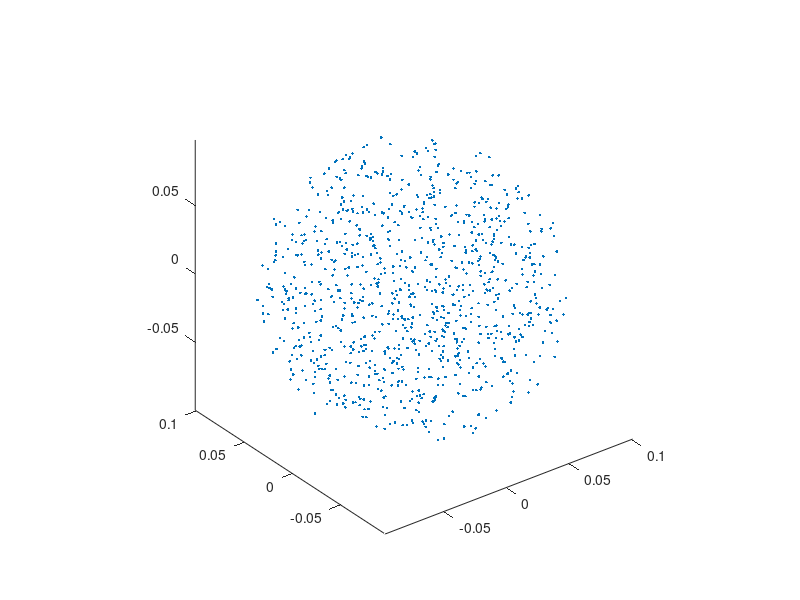
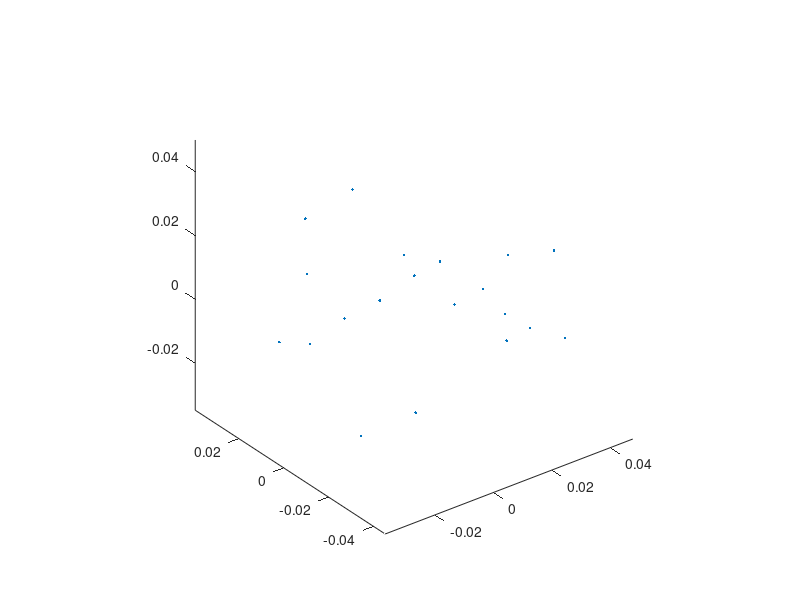

Reproduce these figures in MATLAB, in order.
% RN@HMS Prince of Wales
% 07/05/18

% Generate points in a sphere region of PSM1 frame, then convert the points to
% PSM2 frame. 

%%
clc
close all
clear all

%% FILL IN THE TF INFO HERE
% Update every time
affine_psm2_wrt_psm1 = [
   -0.1888    0.6128   -0.7674   -0.1769
   -0.5612    0.5740    0.5964    0.0625
    0.8059    0.5432    0.2355   -0.0981
         0         0         0    1.0000
];

affine_psm1_wrt_psm2 = inv(affine_psm2_wrt_psm1);

%%
% Save this as a show case
rng(0,'twister')
rvals = 2*rand(1000,1)-1;
elevation = asin(rvals);
azimuth = 2*pi*rand(1000,1);
radii = 0.1*(rand(1000,1).^(1/3));
[x,y,z] = sph2cart(azimuth,elevation,radii);
figure
plot3(x,y,z,'.')
axis equal

%% PSM 1 sphere (range)
% centre_x =  -0.0760062;
% centre_y = 0.0248539;
% centre_z = -0.184708;

centre = [ -0.0760062 0.0248539 -0.184708];
% Use the following as actual trajectory
rng(0,'twister')
rvals = 2*rand(20,1)-1;
elevation = asin(rvals);
azimuth = 2*pi*rand(20,1);
radii = 0.05*(rand(20,1).^(1/3));
[x,y,z] = sph2cart(azimuth,elevation,radii);
psm1_pts = [x,y,z];
psm1_pts = psm1_pts + repmat(centre, 20 ,1);
figure
plot3(x,y,z,'.')
axis equal

for i = 1:20
    
   psm1_pt(1,1:3) =  psm1_pts(i,:);
   psm1_pt(1,4) = 1;
    
   psm2_pt = affine_psm1_wrt_psm2 * transpose(psm1_pt);
   psm2_pt = psm2_pt';
   psm2_pts(i,:) = psm2_pt(1,1:3);
    
end

%% Printing on Screen
time = 10;
count = 1;
for i = 1:20
    
     disp(strcat(num2str(psm1_pts(i,1)), ',  ',num2str(psm1_pts(i,2)), ',  ' ,num2str(psm1_pts(i,3)), ',0,1,0, 0, 0, -1, -1,', ...
         '0, 0, -0.05, 0,1,0, 0, 0, -1, 0,',   num2str(time)));
     disp(strcat(num2str(psm1_pts(i,1)), ',  ',num2str(psm1_pts(i,2)), ',  ' ,num2str(psm1_pts(i,3)), ',0,1,0, 0, 0, -1, -1,', ...
         '0, 0, -0.05, 0,1,0, 0, 0, -1, 0,',   num2str(time + 4)));     
     time = time + 8;

%      pts_generated_cube(count,:) = [(x+i*0.01) (y+j*0.01) (z+k*0.01)];
     count = count + 1;
    
    
end

disp('==================================================================');
disp('==================================================================');
disp('==================================================================');
%% Printing on Screen
time = 10;
count = 1;
for i = 1:20
    
     disp(strcat('0,0,-0.05,     0,1,0,    0,0,-1,  -1,', ...
         num2str(psm2_pts(i,1)) ,', ', num2str(psm2_pts(i,2)), ', ', num2str(psm2_pts(i,3)), ', 0,1,0,   0,0,-1,  0,',   num2str(time)));
     disp(strcat('0,0,-0.05,     0,1,0,    0,0,-1,  -1,', ...
         num2str(psm2_pts(i,1)) ,', ', num2str(psm2_pts(i,2)), ', ', num2str(psm2_pts(i,3)), ', 0,1,0,   0,0,-1,  0,',   num2str(time + 4)));     
     time = time + 8;

%      pts_generated_cube(count,:) = [(x+i*0.01) (y+j*0.01) (z+k*0.01)];
     count = count + 1;
    
    
end


